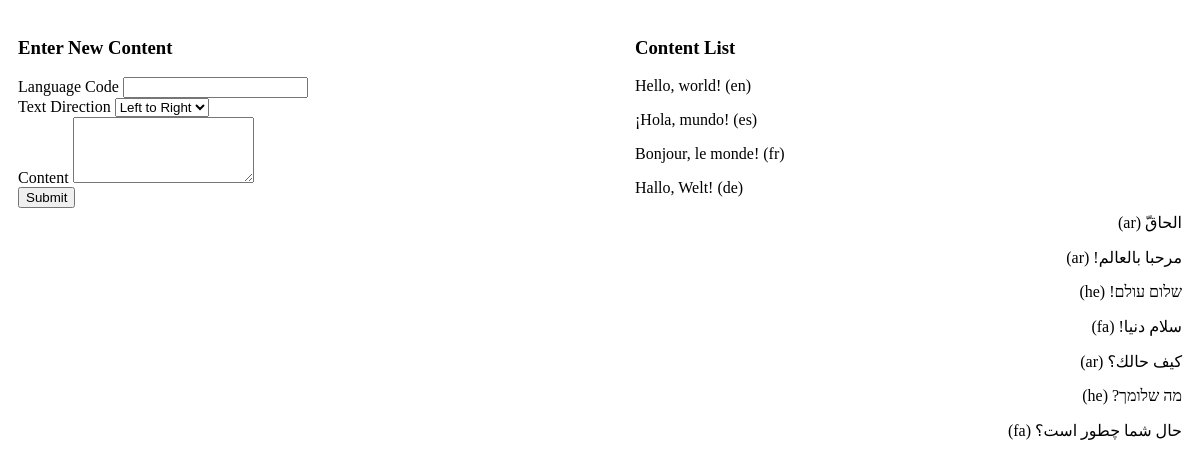
The page / on the database its author committed.
### tables this page shows
CREATE TABLE `content` (
  `id` int(11) NOT NULL AUTO_INCREMENT,
  `language_code` varchar(5) NOT NULL,
  `content` text NOT NULL,
  `created_at` timestamp NULL DEFAULT current_timestamp(),
  `updated_at` timestamp NULL DEFAULT current_timestamp() ON UPDATE current_timestamp(),
  `text_direction` enum('LTR','RTL') NOT NULL DEFAULT 'LTR',
  PRIMARY KEY (`id`),
  UNIQUE KEY `language_code` (`language_code`,`id`)
);

### src/fetchContent.php (called while the page is built)
<?php
function fetchContent($mysqli) {
    $query = "SELECT language_code, content, text_direction FROM content";
    $result = $mysqli->query($query);
    if ($result) {
        return $result;
    } else {
        return false;
    }
}
?>

### src/renderContent.php (the view)
<?php
function renderContent($result) {
    echo "<div class='content_list'>
    <h3>Content List</h2>
    <div class='content-list-wrapper'>";
    while ($row = $result->fetch_assoc()) {
        $language_code = htmlspecialchars($row['language_code']);
        $content = htmlspecialchars($row['content']);
        $text_direction = $row['text_direction'] === 'RTL' ? 'rtl' : 'ltr';
        echo "<div class='content-item'>
            <p style='direction: $text_direction'>$content ($language_code)</p>
        </div>";
    }
    echo "</div>
    </div>";
}
?>

### index.php (shortened to what this page needs)
<?php
require_once 'src/config.php';
require_once 'src/fetchContent.php';
require_once 'src/renderContent.php';
require_once 'src/renderContentInput.php';
$mysqli = getDbConnection();
$result = fetchContent($mysqli);
echo "<!DOCTYPE html>
<html lang='en'>
<head>
    <meta charset='UTF-8'>
    <meta name='viewport' content='width=device-width, initial-scale=1.0'>
    <title>Multilingual Content</title>
    <link rel='stylesheet' type='text/css' href='style.css'>
</head>
<body>";
if ($result) {
echo "<div class='main'>";
    renderContentInput($result);
    renderContent($result);
echo "</div>";
} else {
    echo "Error: " . $mysqli->error;
}
echo "</body>
</html>";
?>

### src/renderContentInput.php
<?php
function renderContentInput($result) {
    echo "<div class='content_form'>
    <h3>Enter New Content</h2>
    <form action='src/submitContent.php' method='POST'>
        <label for='language_code'>Language Code</label>
        <input type='text' id='language_code' name='language_code' required>
        <br>
        <label for='text_direction'>Text Direction</label>
        <select id='text_direction' name='text_direction'>
            <option value='LTR'>Left to Right</option>
            <option value='RTL'>Right to Left</option>
        </select>
        <br>
        <label for='content'>Content</label>
        <textarea id='content' name='content' rows='4' required></textarea>
        <br>
        <button type='submit'>Submit</button>
    </form>
</div>
    ";
}
?>

### style.css (style rules this page uses)
.main { display: flex; flex-direction: row; gap: 50px; justify-content: center; }
.content_form { width: 50%; padding: 10px; }
.content_list { width: 50%; padding: 10px; }

### rows shown on the page
content: content "Hello, world!", language_code "en"
content: content "¡Hola, mundo!", language_code "es"
content: content "Bonjour, le monde!", language_code "fr"
content: content "Hallo, Welt!", language_code "de"
content: content "الحاقّ", language_code "ar"
content: content "مرحبا بالعالم!", language_code "ar"
content: content "שלום עולם!", language_code "he"
content: content "سلام دنیا!", language_code "fa"
content: content "كيف حالك؟", language_code "ar"
content: content "מה שלומך?", language_code "he"
content: content "حال شما چطور است؟", language_code "fa"
